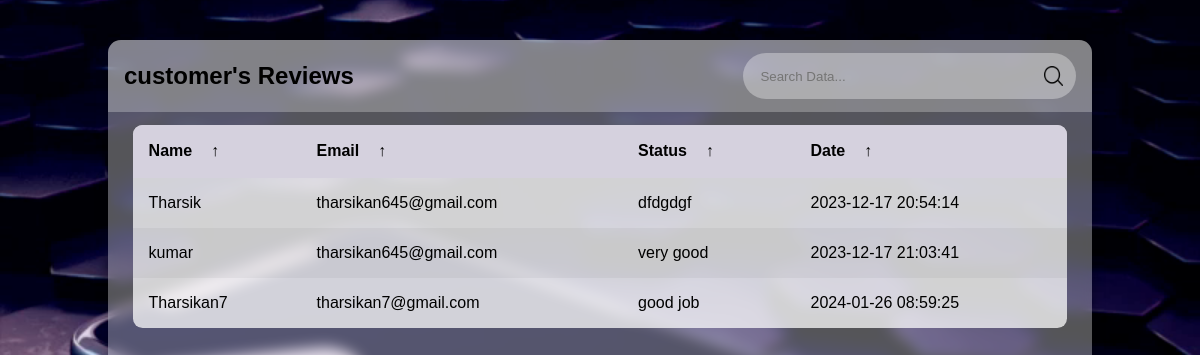
Screenshot of /reviews.php with the database file from the repository.
### tables this page shows
CREATE TABLE IF NOT EXISTS `reviews` (
  `name` varchar(225) NOT NULL,
  `email` varchar(225) NOT NULL,
  `message` varchar(500) NOT NULL,
  `date` timestamp NOT NULL DEFAULT CURRENT_TIMESTAMP
);

### includes/classes/Database.php (called while the page is built, shortened)
<?php
class Database{
    private $pdo;
    public function __construct(){
        $this->pdo = new PDO("mysql:host=localhost;dbname=abc1", "Tharsikan3", "2000");
        $this->pdo->setAttribute(PDO::ATTR_ERRMODE, PDO::ERRMODE_EXCEPTION);
    }
    public function queryDB($sql, $mode, $values = array())
    {
        $stmt=$this->pdo->prepare($sql);
        $stmt->execute();
        if($mode!=Database::SELECTSINGLE && $mode != Database::SELECTALL && $mode != Database::EXECUTE)
        {
            throw new Exception('Invalid Mode');
        }
        else if($mode == Database::SELECTSINGLE)
        {
            return $stmt->fetch(PDO::FETCH_ASSOC);
        }
        else if ($mode == Database::SELECTALL){
            return $stmt->fetchAll(PDO::FETCH_ASSOC);
        }
    }
}

### includes/classes/BlogReader.php (called while the page is built, shortened)
<?php
class BlogReader{
    protected $db;
    public function __construct(){
        $this->db = new Database();
    }
    public function getReviewFromDB()
    {
        $sql="SELECT * FROM reviews";
        $result=$this->db->queryDB($sql,Database::SELECTALL);
        if($result)
        {
            return $result;
        }
        else
        {
            return false;
        }
    }
}

### reviews.php (the view, shortened to what this page needs)
<?php
    include INC_DIR."/classes/Database.php";
?>
<!DOCTYPE html>
<html lang="en">
<head>
    <link rel="stylesheet" type="text/css" href="order.css">
</head>
<body>
    <main class="table" id="customers_table">
        <section class="table__header">
            <h1>customer's Reviews</h1>
            <div class="input-group">
                <input type="search" placeholder="Search Data...">
                <img src="images/search.png" alt="">
            </div>
        </section>
        <section class="table__body">
            <table>
                <thead>
                    <tr>
                        <th> name <span class="icon-arrow">&UpArrow;</span></th>
                        <th> Email <span class="icon-arrow">&UpArrow;</span></th>
                        <th> Status <span class="icon-arrow">&UpArrow;</span></th>
                        <th> Date <span class="icon-arrow">&UpArrow;</span></th>
                    </tr>
                </thead>
                <tbody>
                    <?php
                         $reader=new BlogReader();
                         $reviews=$reader->getReviewFromDB();
                         if($reviews)
                         {
                            foreach($reviews as $review)
                            {
                                echo "<tr>
                                <td>". $review['name']." </td>
                                <td>".$review['email']." </td>
                                <td>".$review['message']."</td>
                                <td>".$review['date']."</td>";?>
                                <?php
                            }
                         }
                    ?>
                </tbody>
            </table>
        </section>
    </main>
</body>
</html>

### order.css (style rules this page uses)
* { margin: 0; padding: 0; box-sizing: border-box; font-family: sans-serif; }
body { min-height: 100vh; background: url(images/order.png) center / cover; display: flex; justify-content: center; align-items: center; }
main.table { width: 82vw; height: 90vh; background-color: #fff5; backdrop-filter: blur(7px); box-shadow: 0 .4rem .8rem #0005; border-radius: .8rem; overflow: hidden; }
.table__header { width: 100%; height: 10%; background-color: #fff4; padding: .8rem 1rem; display: flex; justify-content: space-between; align-items: center; }
.table__header .input-group { width: 35%; height: 100%; background-color: #fff5; padding: 0 .8rem; border-radius: 2rem; display: flex; justify-content: center; align-items: center; transition: .2s; }
.table__header .input-group img { width: 1.2rem; height: 1.2rem; }
.table__header .input-group input { width: 100%; padding: 0 .5rem 0 .3rem; background-color: transparent; border: none; outline: none; }
.table__body { width: 95%; max-height: calc(89% - 1.6rem); background-color: #fffb; margin: .8rem auto; border-radius: .6rem; overflow: auto; overflow: overlay; }
table { width: 100%; }
table, th, td { border-collapse: collapse; padding: 1rem; text-align: left; }
thead th { position: sticky; top: 0; left: 0; background-color: #d5d1defe; cursor: pointer; text-transform: capitalize; }
tbody tr:nth-child(even) { background-color: #0000000b; }
tbody tr { --delay: .1s; transition: .5s ease-in-out var(--delay), background-color 0s; }
tbody tr td, tbody tr td p, tbody tr td img { transition: .2s ease-in-out; }
thead th span.icon-arrow { display: inline-block; width: 1.3rem; height: 1.3rem; border-radius: 50%; border: 1.4px solid transparent; text-align: center; font-size: 1rem; margin-left: .5rem; transition: .2s ease-in-out; }

### rows the page displays
reviews: name "Tharsik", email "tharsikan645@gmail.com", message "dfdgdgf", date "2023-12-17 20:54:14"
reviews: name "kumar", email "tharsikan645@gmail.com", message "very good", date "2023-12-17 21:03:41"
reviews: name "Tharsikan7", email "tharsikan7@gmail.com", message "good job", date "2024-01-26 08:59:25"
